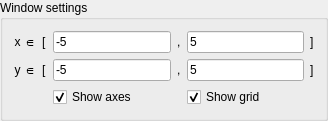
<?xml version="1.0" encoding="UTF-8"?>
<ui version="4.0">
 <class>Window2DSettings</class>
 <widget class="QGroupBox" name="Window2DSettings">
  <property name="geometry">
   <rect>
    <x>0</x>
    <y>0</y>
    <width>328</width>
    <height>109</height>
   </rect>
  </property>
  <property name="sizePolicy">
   <sizepolicy hsizetype="MinimumExpanding" vsizetype="MinimumExpanding">
    <horstretch>0</horstretch>
    <verstretch>0</verstretch>
   </sizepolicy>
  </property>
  <property name="windowTitle">
   <string>GroupBox</string>
  </property>
  <property name="title">
   <string>Window settings</string>
  </property>
  <layout class="QGridLayout" name="gridLayout">
   <item row="0" column="0">
    <widget class="QLabel" name="label">
     <property name="text">
      <string>x ∈</string>
     </property>
     <property name="alignment">
      <set>Qt::AlignRight|Qt::AlignTrailing|Qt::AlignVCenter</set>
     </property>
    </widget>
   </item>
   <item row="1" column="0">
    <widget class="QLabel" name="label_2">
     <property name="text">
      <string>y ∈</string>
     </property>
     <property name="alignment">
      <set>Qt::AlignRight|Qt::AlignTrailing|Qt::AlignVCenter</set>
     </property>
    </widget>
   </item>
   <item row="1" column="5">
    <widget class="QLabel" name="label_10">
     <property name="text">
      <string>]</string>
     </property>
    </widget>
   </item>
   <item row="1" column="4">
    <widget class="QLineEdit" name="yMax">
     <property name="text">
      <string>5</string>
     </property>
    </widget>
   </item>
   <item row="1" column="3">
    <widget class="QLabel" name="label_8">
     <property name="text">
      <string>,</string>
     </property>
    </widget>
   </item>
   <item row="1" column="2">
    <widget class="QLineEdit" name="yMin">
     <property name="text">
      <string>-5</string>
     </property>
    </widget>
   </item>
   <item row="1" column="1">
    <widget class="QLabel" name="label_6">
     <property name="text">
      <string>[</string>
     </property>
    </widget>
   </item>
   <item row="0" column="5">
    <widget class="QLabel" name="label_9">
     <property name="text">
      <string>]</string>
     </property>
    </widget>
   </item>
   <item row="0" column="4">
    <widget class="QLineEdit" name="xMax">
     <property name="text">
      <string>5</string>
     </property>
    </widget>
   </item>
   <item row="0" column="3">
    <widget class="QLabel" name="label_7">
     <property name="text">
      <string>,</string>
     </property>
    </widget>
   </item>
   <item row="0" column="2">
    <widget class="QLineEdit" name="xMin">
     <property name="inputMask">
      <string/>
     </property>
     <property name="text">
      <string>-5</string>
     </property>
    </widget>
   </item>
   <item row="0" column="1">
    <widget class="QLabel" name="label_3">
     <property name="text">
      <string>[</string>
     </property>
    </widget>
   </item>
   <item row="2" column="2">
    <widget class="QCheckBox" name="showAxes">
     <property name="text">
      <string>Show axes</string>
     </property>
     <property name="checked">
      <bool>true</bool>
     </property>
    </widget>
   </item>
   <item row="2" column="4">
    <widget class="QCheckBox" name="showGrid">
     <property name="text">
      <string>Show grid</string>
     </property>
     <property name="checked">
      <bool>true</bool>
     </property>
    </widget>
   </item>
  </layout>
 </widget>
 <tabstops>
  <tabstop>xMin</tabstop>
  <tabstop>xMax</tabstop>
  <tabstop>yMin</tabstop>
  <tabstop>yMax</tabstop>
 </tabstops>
 <resources/>
 <connections>
  <connection>
   <sender>xMin</sender>
   <signal>editingFinished()</signal>
   <receiver>Window2DSettings</receiver>
   <slot>onChanged()</slot>
   <hints>
    <hint type="sourcelabel">
     <x>142</x>
     <y>43</y>
    </hint>
    <hint type="destinationlabel">
     <x>165</x>
     <y>0</y>
    </hint>
   </hints>
  </connection>
  <connection>
   <sender>xMax</sender>
   <signal>editingFinished()</signal>
   <receiver>Window2DSettings</receiver>
   <slot>onChanged()</slot>
   <hints>
    <hint type="sourcelabel">
     <x>223</x>
     <y>40</y>
    </hint>
    <hint type="destinationlabel">
     <x>287</x>
     <y>13</y>
    </hint>
   </hints>
  </connection>
  <connection>
   <sender>yMin</sender>
   <signal>editingFinished()</signal>
   <receiver>Window2DSettings</receiver>
   <slot>onChanged()</slot>
   <hints>
    <hint type="sourcelabel">
     <x>110</x>
     <y>63</y>
    </hint>
    <hint type="destinationlabel">
     <x>86</x>
     <y>24</y>
    </hint>
   </hints>
  </connection>
  <connection>
   <sender>yMax</sender>
   <signal>editingFinished()</signal>
   <receiver>Window2DSettings</receiver>
   <slot>onChanged()</slot>
   <hints>
    <hint type="sourcelabel">
     <x>311</x>
     <y>64</y>
    </hint>
    <hint type="destinationlabel">
     <x>327</x>
     <y>28</y>
    </hint>
   </hints>
  </connection>
  <connection>
   <sender>showAxes</sender>
   <signal>toggled(bool)</signal>
   <receiver>showGrid</receiver>
   <slot>setEnabled(bool)</slot>
   <hints>
    <hint type="sourcelabel">
     <x>118</x>
     <y>90</y>
    </hint>
    <hint type="destinationlabel">
     <x>248</x>
     <y>95</y>
    </hint>
   </hints>
  </connection>
  <connection>
   <sender>showAxes</sender>
   <signal>toggled(bool)</signal>
   <receiver>Window2DSettings</receiver>
   <slot>setShowAxes(bool)</slot>
   <hints>
    <hint type="sourcelabel">
     <x>60</x>
     <y>84</y>
    </hint>
    <hint type="destinationlabel">
     <x>86</x>
     <y>-6</y>
    </hint>
   </hints>
  </connection>
  <connection>
   <sender>showGrid</sender>
   <signal>toggled(bool)</signal>
   <receiver>Window2DSettings</receiver>
   <slot>setShowGrid(bool)</slot>
   <hints>
    <hint type="sourcelabel">
     <x>244</x>
     <y>85</y>
    </hint>
    <hint type="destinationlabel">
     <x>269</x>
     <y>0</y>
    </hint>
   </hints>
  </connection>
 </connections>
 <slots>
  <slot>onChanged()</slot>
  <slot>setShowAxes(bool)</slot>
  <slot>setShowGrid(bool)</slot>
 </slots>
</ui>
